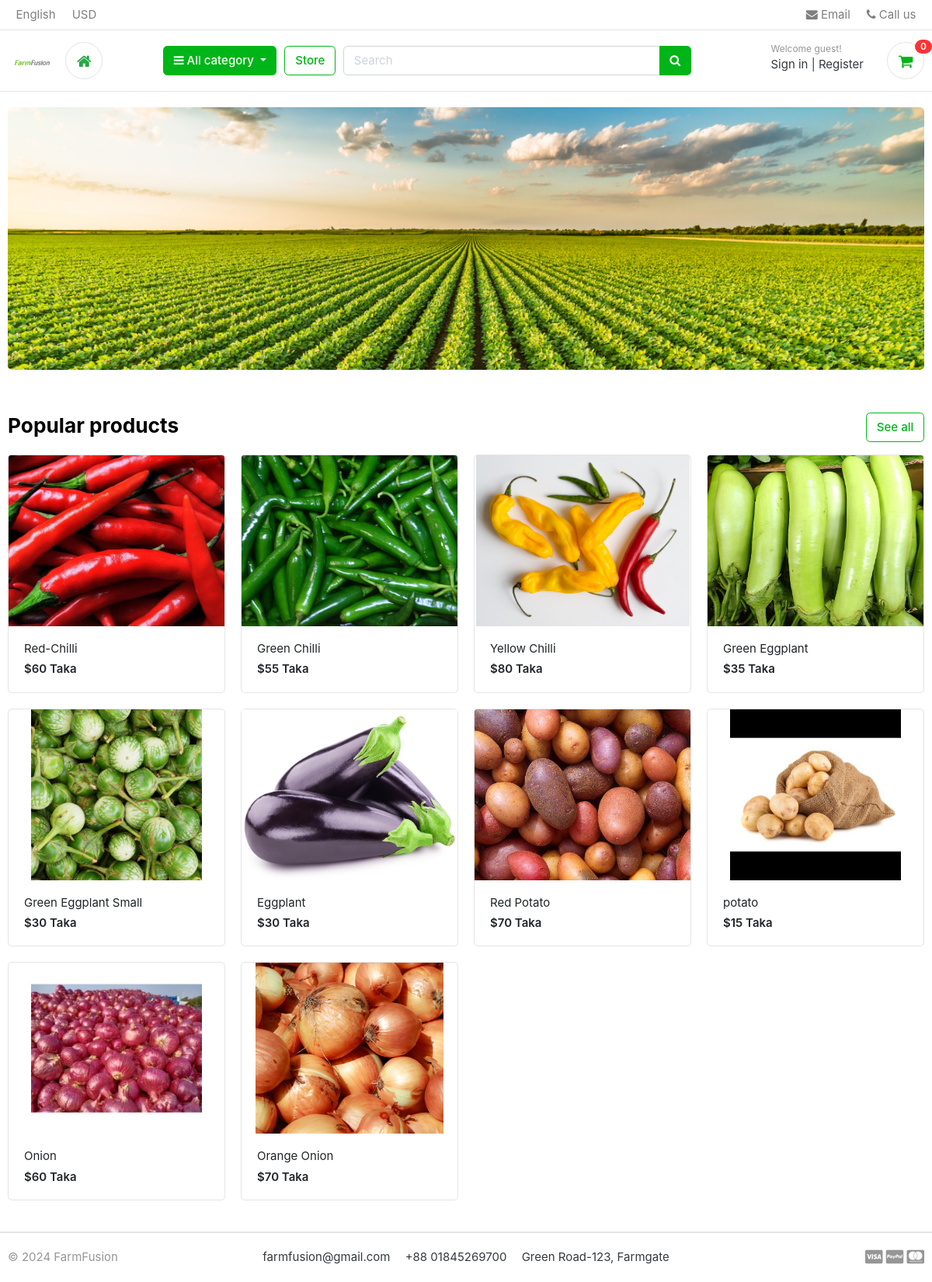
The page / on the database its author committed.
### store/models.py (models this page shows, shortened)
class Product(models.Model):
    product_name=models.CharField(max_length=200,unique=True)
    slug = models.SlugField(max_length=200,unique=True)
    description = models.TextField(max_length=500,unique=True)
    price = models.IntegerField()
    images = models.ImageField(upload_to='photos/products')
    stock = models.DecimalField(max_digits=10, decimal_places=2)
    is_available = models.BooleanField(default=True)
    category=models.ForeignKey(Category,on_delete=models.CASCADE)
    created_date = models.DateTimeField(auto_now_add=True)
    modified_date = models.DateTimeField(auto_now=True)
    def get_url(self):
        return reverse('product_detail',args=[self.category.slug,self.slug])

### farmfusion/views.py (the view)
# urls.py: 2. Add a URL to urlpatterns:  path('', views.home, name='home')
def home(request):
    products = Product.objects.all().filter(is_available=True)
    context = {
        'products': products,
    }
    return render(request,'home.html' , context)

### carts/context_processors.py (called while the page is built)
def counter(request):
    cart_count =0
    if 'admin' in request.path:
        return{}
    else:
        try:
            cart = Cart.objects.filter(cart_id = _cart_id(request))
            cart_items = CartItem.objects.all().filter(cart=cart[:1])
            for cart_item in cart_items:
                cart_count += cart_item.quantity
        except Cart.DoesNotExist:
            cart_count = 0
    return dict(cart_count=cart_count)

### carts/views.py (called while the page is built)
def _cart_id(request):
    cart = request.session.session_key
    if not cart:
        cart = request.session.create()
    return cart

### category/context_processors.py (called while the page is built)
def menu_links(request):
    links = Category.objects.all()
    return dict(links=links)

### category/models.py (called while the page is built)
    def get_url(self):
        return reverse('products_by_category',args=[self.slug])

### templates/home.html
{% extends 'base.html' %}
{% load static %}
{% block content %}
<section class="section-intro padding-y-sm">
<div class="container">
<div class="intro-banner-wrap">
	<img src="{% static 'images/banners/cover_photo.PNG' %}" class="img-fluid rounded">
</div>
</div>
</section>
<section class="section-name padding-y-sm">
<div class="container">
<header class="section-heading">
	<a href="{% url 'store'%}" class="btn btn-outline-success float-right">See all</a>
	<h3 class="section-title " style="color: black;">Popular products</h3>
</header>
<div class="row">
	{% for product in products %}
	<div class="col-md-3">
		<div class="card card-product-grid">
			<a href="{{ product.get_url }}" class="img-wrap"> <img src="{{ product.images.url }}"> </a>
			<figcaption class="info-wrap">
				<a href="{{ product.get_url }}" class="title">{{ product.product_name }}</a>
				<div class="price mt-1">${{ product.price }} Taka</div>
			</figcaption>
		</div>
	</div>
	{% endfor %}
</div>
</div>
</section>
</body>
</html>
{% endblock %}

### static/css/ui.css (style rules this page uses)
html { font-family: "Inter", sans-serif; font-size: 15px; }
.img-wrap { text-align: center; display: block; }
.img-wrap img { max-width: 100%; }
.padding-y-sm { padding-top: 20px; padding-bottom: 20px; }
.section-heading { margin-bottom: 20px; margin-top: 15px; }
.section-title { color: #212529; }
[class*=card-product] a.title { color: #212529; display: block; }
[class*=card-product] .img-wrap { overflow: hidden; position: relative; }
[class*=card-product] .img-wrap img { height: 100%; max-width: 100%; width: auto; display: inline-block; -o-object-fit: cover; object-fit: cover; }
.card-product-grid { margin-bottom: 20px; }
.card-product-grid .img-wrap { border-radius: 0.2rem 0.2rem 0 0; height: 220px; }
.card-product-grid .info-wrap { overflow: hidden; padding: 18px 20px; }
.card .img-wrap { overflow: hidden; }
.price { font-weight: 600; color: #212529; }

### rows shown on the page
Product: images (picture), product_name "Red-Chilli", price "60"
Product: images (picture), product_name "Green Chilli", price "55"
Product: images (picture), product_name "Yellow Chilli", price "80"
Product: images (picture), product_name "Green Eggplant", price "35"
Product: images (picture), product_name "Green Eggplant Small", price "30"
Product: images (picture), product_name "Eggplant", price "30"
Product: images (picture), product_name "Red Potato", price "70"
Product: images (picture), product_name "potato", price "15"
Product: images (picture), product_name "Onion", price "60"
Product: images (picture), product_name "Orange Onion", price "70"

### other values the page prints
{{ cart_count }} "0"
